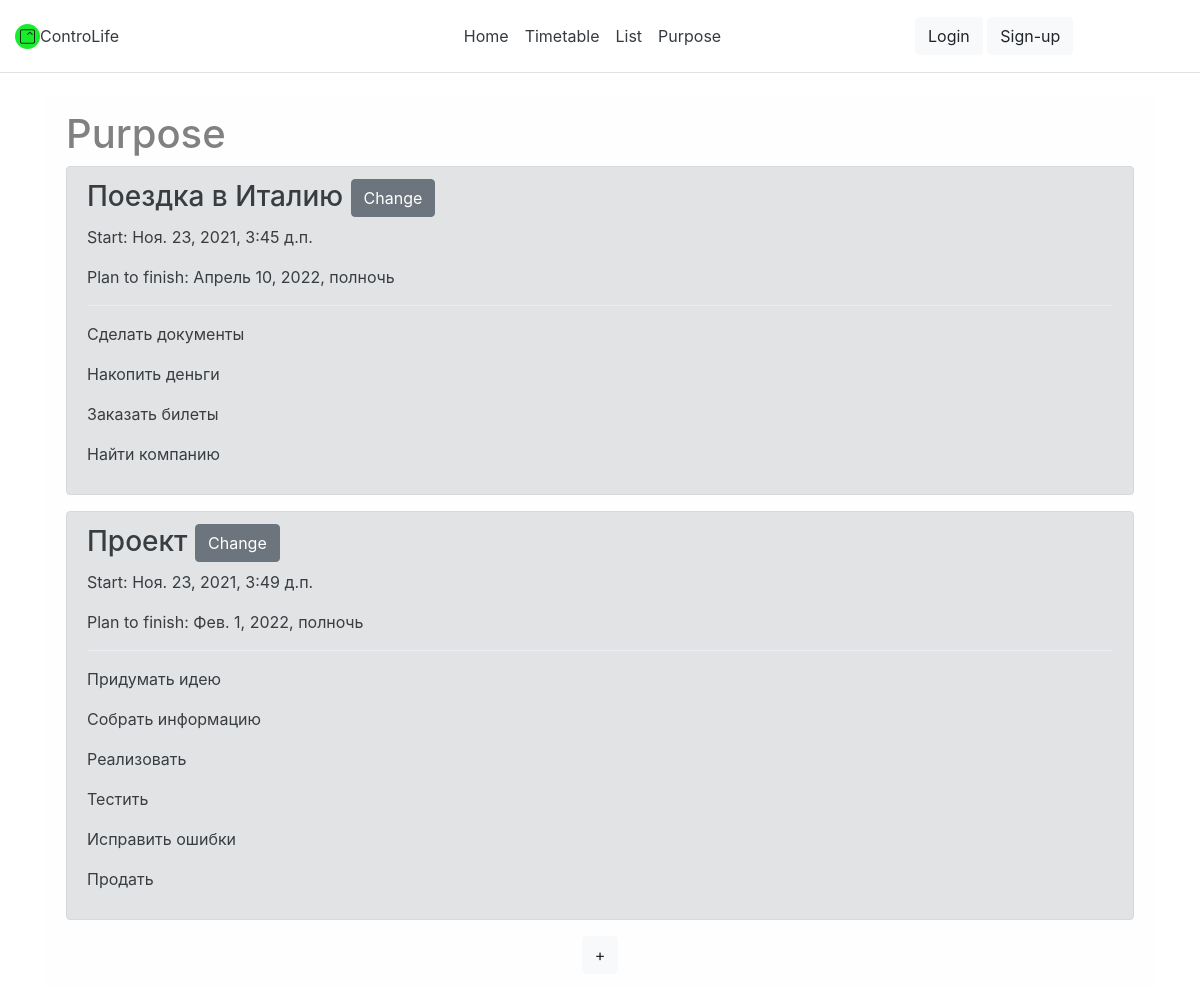
/purpose, run on the app's committed database.
### main/models.py (models this page shows, shortened)
class Purpose(models.Model):
    name = models.CharField('Name', max_length=100)
    task = models.ManyToManyField(Task)
    start = models.DateTimeField('Start', auto_now_add=True)
    finish = models.DateTimeField('Finish', auto_now_add=True)
    planed = models.DateTimeField('Planed')

class Task(models.Model):
    name = models.CharField('Task', max_length=100)
    time = models.TimeField('Time')

### main/views.py (the view)
# urls.py: path('purpose', views.purpose, name='purpose'),
def purpose(request):
    cel = Purpose.objects.all()
    return render(request, 'main/purpose.html', {'title': 'Purpose', 'cel': cel})

### main/templates/main/purpose.html (shortened to what this page needs)
{% extends 'main/base.html' %}
{% load static %}
{% block content %}
    <div class="alert alert-light" role="alert">
        <h1>Purpose</h1>
        {% if cel %}
            {% for el in cel %}
                <div class="alert alert-secondary" role="alert">
                    <h3>{{ el.name }} <a href="{% url 'main:change_purpose' el.id %}" class="btn btn-secondary" role="button">Change</a></h3>
                    <p>Start: {{ el.start }}</p>
                    <p>Plan to finish: {{ el.planed }}</p>
                    <hr>
                    {% for t in el.task.all %}
                        <p>{{ t.name }}</p>
                    {% endfor %}
                </div>
            {% endfor %}
        {% else %}
            <p>You have no goal</p>
        {% endif %}
         <center><a href="{% url 'main:create_purpose' %}" class="btn btn-light" role="button">+</a></center>
    </div>
{% endblock %}

### data on the page
Purpose: name "Поездка в Италию", start "Ноя. 23, 2021, 3:45 д.п.", planed "Апрель 10, 2022, полночь"
Task: name "Сделать документы"
Task: name "Накопить деньги"
Task: name "Заказать билеты"
Task: name "Найти компанию"
Purpose: name "Проект", start "Ноя. 23, 2021, 3:49 д.п.", planed "Фев. 1, 2022, полночь"
Task: name "Придумать идею"
Task: name "Собрать информацию"
Task: name "Реализовать"
Task: name "Тестить"
Task: name "Исправить ошибки"
Task: name "Продать"
